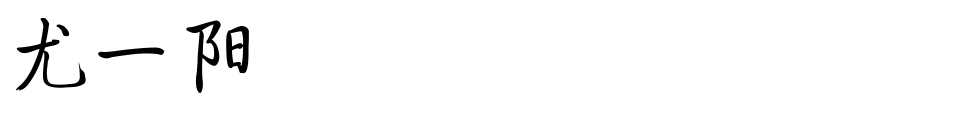
%> input picture MATLAB/2001A/2001Apic/3name.png, 980 x 113 px
$ octave ForName.m   (GNU Octave 9; MATLAB toolbox functions it lacks are replaced by stand-ins)
%> lines starting %> are read from the running program, lines starting %| are printed output that depends on the picture; in (x1, y1, x2, y2) boxes, pixels count from 0 and x2, y2 are one past the last pixel; in counts of white or black regions, pixels touching at a corner belong together; the program's own positions count from 1
clear;clc;
    filename = '3name.png';
    I=imread(filename);
%> I is the input picture: size 113x980x3 uint8; min 0, max 255, mean 248.7
    thresh = graythresh(I);     %自动确定二值化阈值；
%> thresh = 0.527
    I2 = im2bw(I,thresh);       %对图像自动二值化即可。
%> I2: size 113x980 logical; 97.5% white; 5 black regions, box (x1, y1, x2, y2) and area: (16, 18, 86, 90) 929, (186, 21, 221, 93) 763, (226, 26, 249, 73) 630, (98, 48, 164, 58) 370, (57, 24, 69, 36) 68
    J0 = ~(I2);
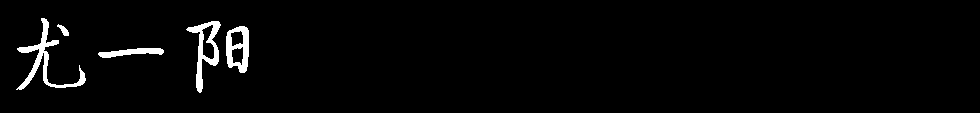
%> J0: size 113x980 logical; 2.5% white; 5 white regions, box (x1, y1, x2, y2) and area: (16, 18, 86, 90) 929, (186, 21, 221, 93) 763, (226, 26, 249, 73) 630, (98, 48, 164, 58) 370, (57, 24, 69, 36) 68
lk = edge(J0,'sobel');
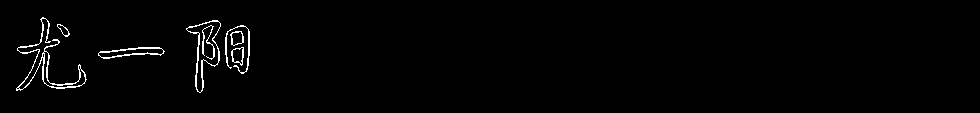
%> lk: size 113x980 logical; 1.5% white in thin lines or dots, all inside (x1, y1, x2, y2) = (16, 17, 250, 93)
imwrite(lk,'sample.bmp','bmp');
[x0,y0,v0] = find(lk);
%> x0 = 1609 values from 18 to 93; y0 = 1609 values from 17 to 250; v0 = 1609 logical values, 1609 true
n = length(x0);
%> n = 1609
disp(['number of points is '  num2str(n)]);
%| number of points is 1609
disp('output txt file is ztq.txt')
disp('output bmp file is sample.bmp');
fp = fopen('ztq.txt','wt');
for i =1 : n-1
    fprintf(fp, '%d,%d,\n', y0(i),x0(i));
end
fprintf(fp, '%d,%d\n', y0(n),x0(n));
fclose(fp);
disp('task finished successfully !');

$ run again, with MATLAB/2001A/2001Apic/0pngfile.png copied over MATLAB/2001A/2001Apic/3name.png
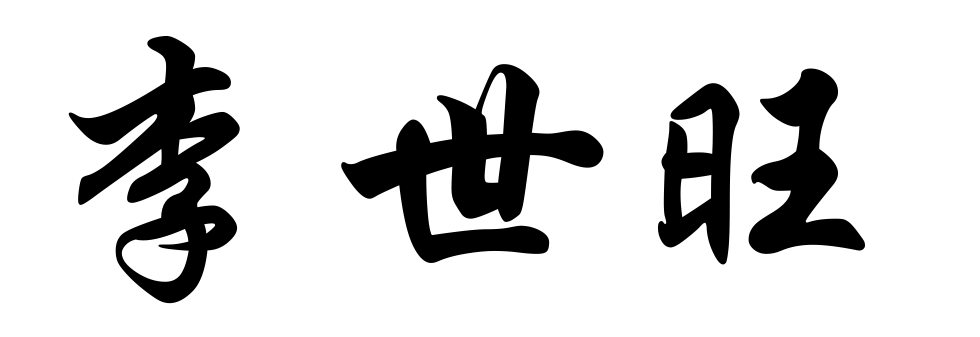
%> input picture MATLAB/2001A/2001Apic/0pngfile.png, 980 x 337 px
%> I is the input picture: size 337x980x3 uint8; min 0, max 255, mean 211.6
%> thresh = 0.504
%> I2: size 337x980 logical; 83% white; 4 black regions, box (x1, y1, x2, y2) and area: (341, 64, 603, 263) 19927, (69, 36, 240, 303) 18256, (749, 69, 865, 254) 10086, (658, 83, 739, 264) 8002
%> `J0 = ~(I2);`:
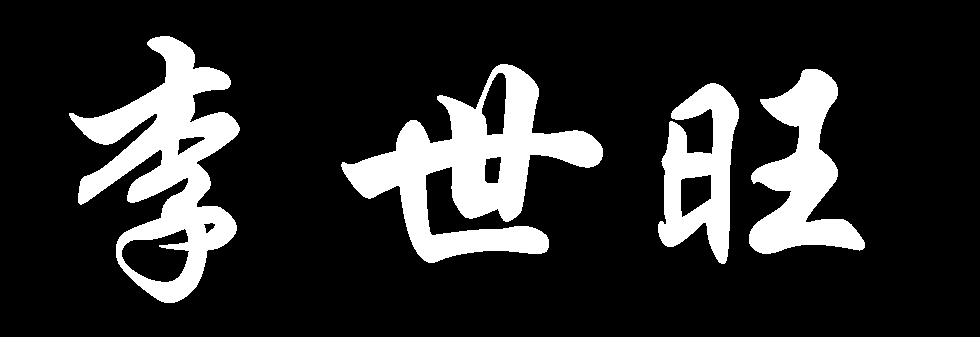
%> J0: size 337x980 logical; 17% white; 4 white regions, box (x1, y1, x2, y2) and area: (341, 64, 603, 263) 19927, (69, 36, 240, 303) 18256, (749, 69, 865, 254) 10086, (658, 83, 739, 264) 8002
%> `lk = edge(J0,'sobel');`:
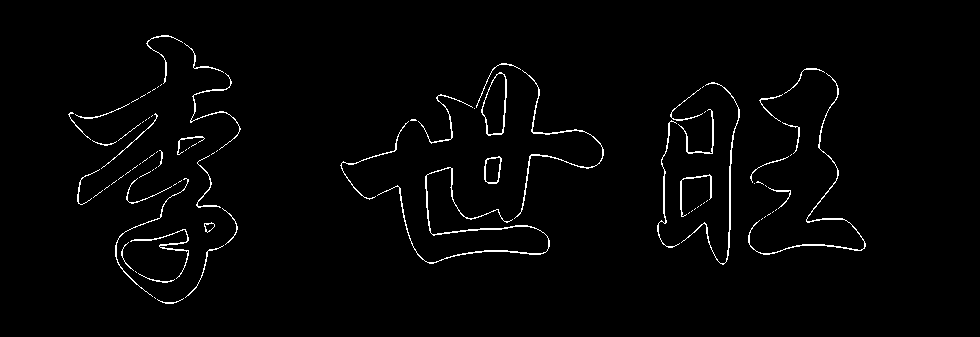
%> lk: size 337x980 logical; 1.9% white in thin lines or dots, all inside (x1, y1, x2, y2) = (68, 35, 866, 304)
%> x0 = 6140 values from 36 to 304; y0 = 6140 values from 69 to 866; v0 = 6140 logical values, 6140 true
%> n = 6140
%| number of points is 6140
